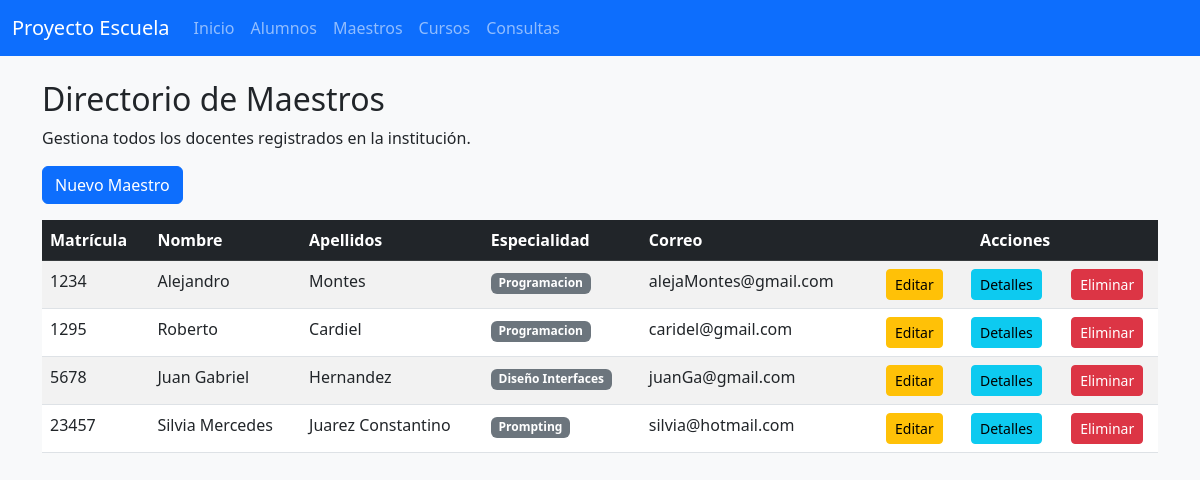
/maestros, run on the app's committed database.
### models.py (models this page shows)
class Maestros(db.Model):
    __tablename__ = 'maestros'
    matricula = db.Column(db.Integer, primary_key=True)
    nombre = db.Column(db.String(50), nullable=False)
    apellidos = db.Column(db.String(50), nullable=False)
    especialidad = db.Column(db.String(50), nullable=False)
    email = db.Column(db.String(50), nullable=False)
    cursos = db.relationship('Curso', back_populates='maestro', cascade='all, delete-orphan')

### maestros/routes.py (the view)
@maestros_bp.route("/maestros", methods=["GET", "POST"])
def maestros():
    create_form = forms.MaestrosForm(request.form)
    maestros = Maestros.query.all()
    return render_template("maestros/index.html", form=create_form, maestros=maestros)

### templates/maestros/index.html (shortened to what this page needs)
{% extends "layout.html" %}
{% block container %}
<div class="row">
    <div class="col-12">
        <h2>Directorio de Maestros</h2>
        <p>Gestiona todos los docentes registrados en la institución.</p>
        <a href="{{ url_for('maestros.maestros_nuevo') }}" class="btn btn-primary mb-3">Nuevo Maestro</a>
        <table class="table table-striped table-hover">
            <thead class="table-dark">
                <tr>
                    <th>Matrícula</th>
                    <th>Nombre</th>
                    <th>Apellidos</th>
                    <th>Especialidad</th>
                    <th>Correo</th>
                    <th colspan="3" class="text-center">Acciones</th>
                </tr>
            </thead>
            <tbody>
                {% for maestro in maestros %}
                <tr>
                    <td>{{ maestro.matricula }}</td>
                    <td>{{ maestro.nombre }}</td>
                    <td>{{ maestro.apellidos }}</td>
                    <td><span class="badge bg-secondary">{{ maestro.especialidad }}</span></td>
                    <td>{{ maestro.email }}</td>
                    <td class="text-center">
                        <a href="{{ url_for('maestros.maestros_modificar', matricula=maestro.matricula) }}" class="btn btn-warning btn-sm" title="Editar">Editar</a>
                    </td>
                    <td class="text-center">
                        <a href="{{ url_for('maestros.maestros_detalles', matricula=maestro.matricula) }}" class="btn btn-info btn-sm" title="Detalles">Detalles</a>
                    </td>
                    <td class="text-center">
                        <a href="{{ url_for('maestros.maestros_eliminar', matricula=maestro.matricula) }}" class="btn btn-danger btn-sm" title="Eliminar">Eliminar</a>
                    </td>
                </tr>
                {% endfor %}
            </tbody>
        </table>
    </div>
</div>
{% endblock %}

### data on the page
Maestros: matricula "1234", nombre "Alejandro", apellidos "Montes", especialidad "Programacion", email "alejaMontes@gmail.com"
Maestros: matricula "1295", nombre "Roberto", apellidos "Cardiel", especialidad "Programacion", email "caridel@gmail.com"
Maestros: matricula "5678", nombre "Juan Gabriel", apellidos "Hernandez", especialidad "Diseño Interfaces", email "juanGa@gmail.com"
Maestros: matricula "23457", nombre "Silvia Mercedes", apellidos "Juarez Constantino", especialidad "Prompting", email "silvia@hotmail.com"
